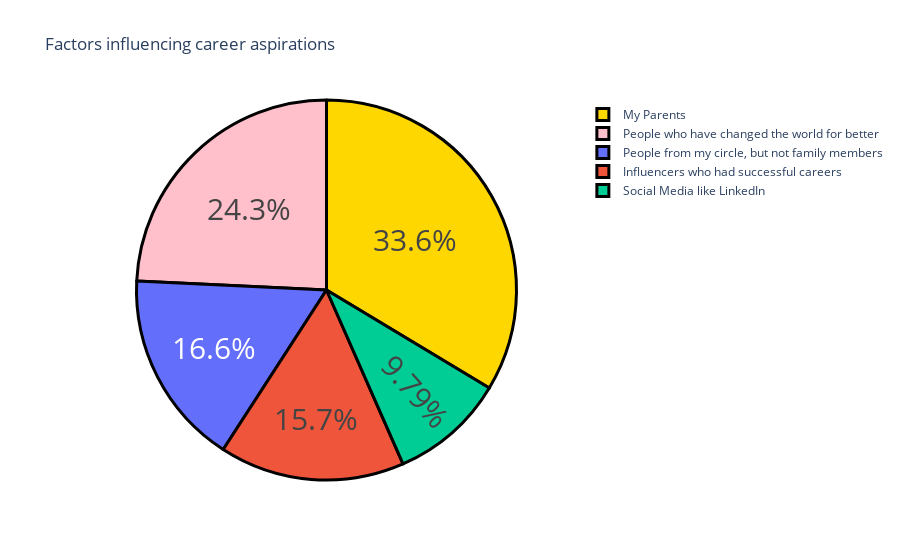

Here is the notebook cell this chart was saved with:
### Code cell
question1 = data["Which of the below factors influence the most about your career aspirations ?"].value_counts()
label = question1.index
counts = question1.values
colors = ['gold','pink']
fig = go.Figure(data=[go.Pie(labels=label, values=counts)])
fig.update_layout(title_text='Factors influencing career aspirations')
fig.update_traces(hoverinfo='label+value', textinfo='percent', textfont_size=30,
                  marker=dict(colors=colors, line=dict(color='black', width=3)))
fig.show()

### Figure 1 — Plotly figure (JSON) as saved in the notebook; plotly's stock layout.template omitted (floating-point values rounded to 4 significant figures)
{"data": [{"hoverinfo": "label+value", "labels": ["My Parents", "People who have changed the world for better", "People from my circle, but not family members", "Influencers who had successful careers", "Social Media like LinkedIn"], "marker": {"colors": ["gold", "pink"], "line": {"color": "black", "width": 3}}, "textfont": {"size": 30}, "textinfo": "percent", "type": "pie", "values": [79, 57, 39, 37, 23]}], "layout": {"title": {"text": "Factors influencing career aspirations"}}}
